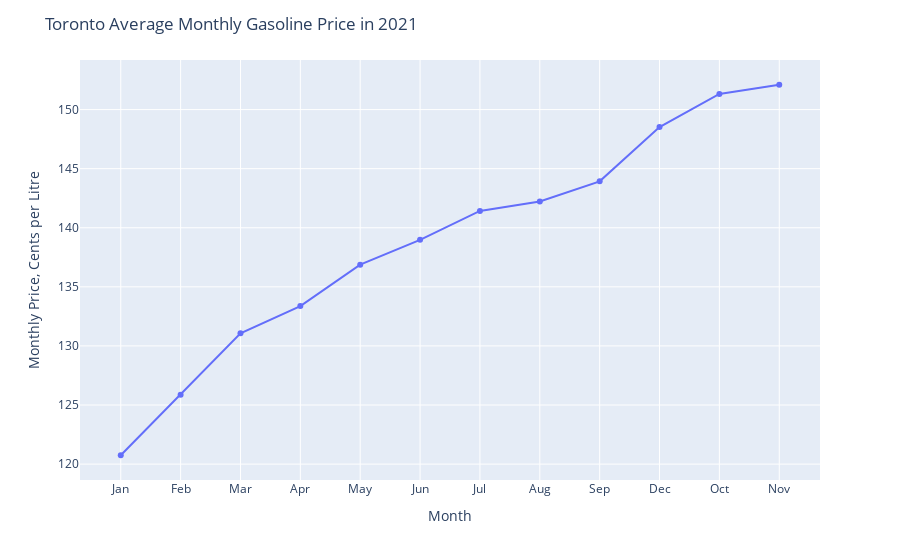

The cell this chart's notebook holds for it:
### Code cell
fig = px.line(group_month,
                   x='Month', y = "VALUE")
fig.update_traces(mode='markers+lines')
fig.update_layout(
    title="Toronto Average Monthly Gasoline Price in 2021",
    xaxis_title="Month",
    yaxis_title="Monthly Price, Cents per Litre")
fig.show()

### Figure 1 — Plotly figure (JSON) as saved in the notebook; plotly's stock layout.template omitted (floating-point values rounded to 4 significant figures)
{"data": [{"hovertemplate": "Month=%{x}<br>VALUE=%{y}<extra></extra>", "legendgroup": "", "line": {"color": "#636efa", "dash": "solid"}, "marker": {"symbol": "circle"}, "mode": "markers+lines", "name": "", "orientation": "v", "showlegend": false, "type": "scatter", "x": ["Jan", "Feb", "Mar", "Apr", "May", "Jun", "Jul", "Aug", "Sep", "Dec", "Oct", "Nov"], "xaxis": "x", "y": [120.8, 125.9, 131.1, 133.4, 136.9, 139.0, 141.4, 142.2, 143.9, 148.5, 151.3, 152.1], "yaxis": "y"}], "layout": {"autosize": true, "legend": {"tracegroupgap": 0}, "margin": {"t": 60}, "title": {"text": "Toronto Average Monthly Gasoline Price in 2021"}, "xaxis": {"anchor": "y", "autorange": true, "domain": [0, 1], "range": [-0.6963, 11.7], "title": {"text": "Month"}, "type": "category"}, "yaxis": {"anchor": "x", "autorange": true, "domain": [0, 1], "range": [118.3, 154.5], "title": {"text": "Monthly Price, Cents per Litre"}, "type": "linear"}}}
